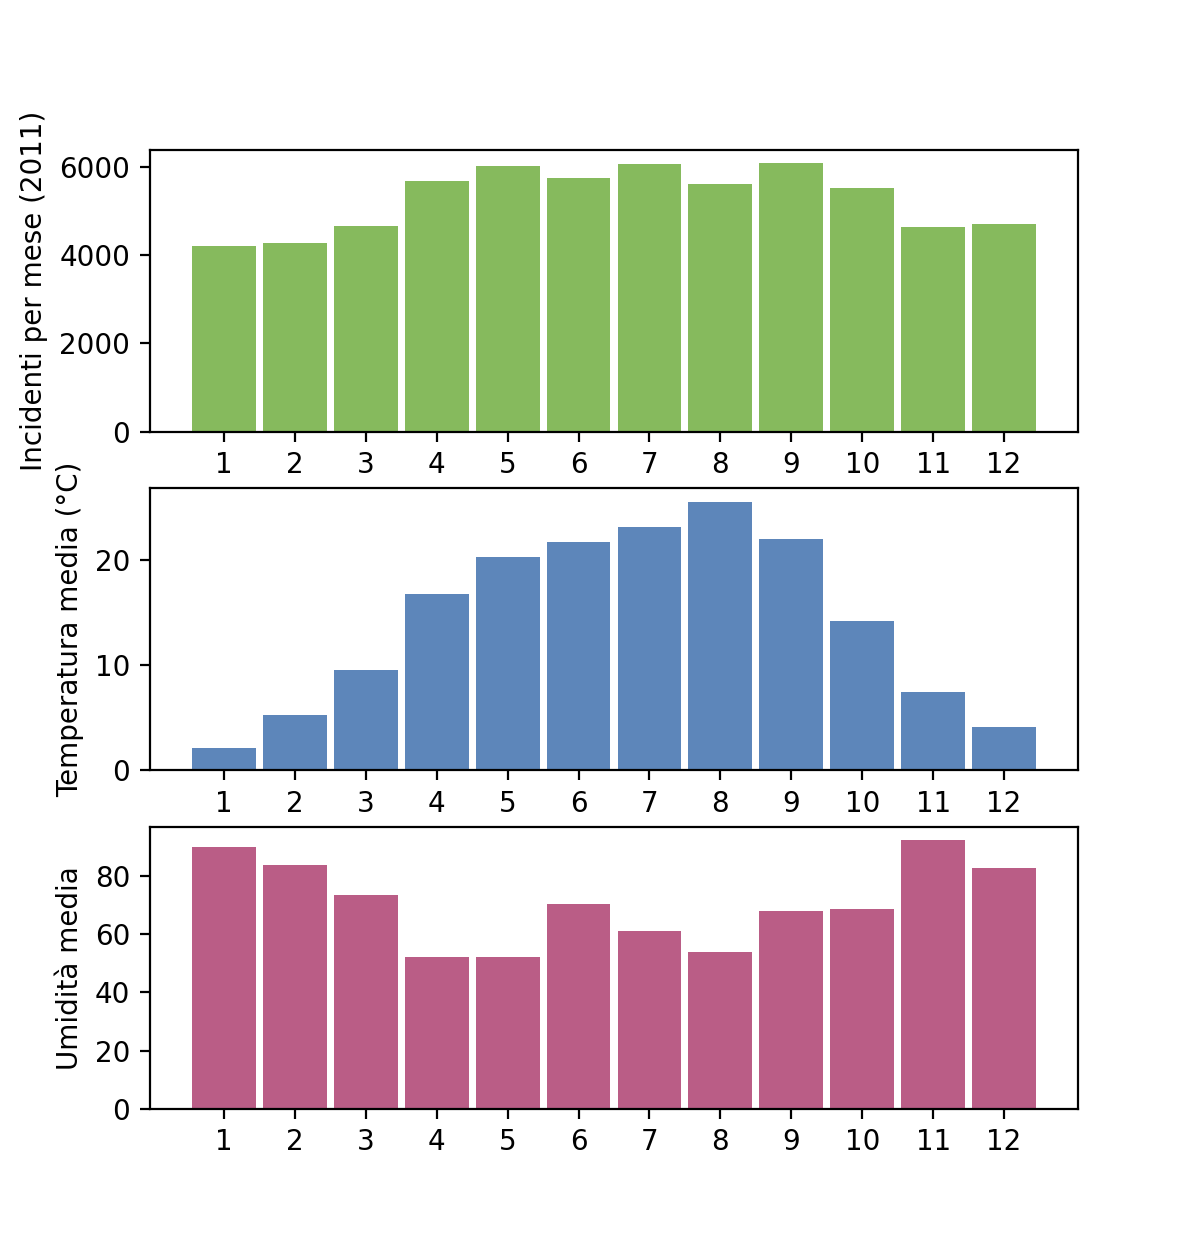

Python code for this plot:


import pandas as pd
import matplotlib.pyplot as plt
import sys
sys.path.append("src")
import meteo.meteo_generale_utils as mgu

incidenti = pd.read_csv("dataset/incidenti/istat/incidenti_2011.txt", sep="\t")

inc = pd.Series()
for m in incidenti['mese'].unique(): 
    inc = inc.append(pd.Series(len(incidenti[incidenti['mese'] == m]), index=[m]))

meteo = pd.read_csv("dataset/meteo/meteo_milano_generale_2008_2019.csv")
meteo_2010 = mgu.get_weather_by_year(meteo, 2011)

meteo_per_mese = pd.Series() 
for month in range(1,13): 
    media = mgu.get_weather_by_month(meteo_2010, month)['Temperature'].mean()
    meteo_per_mese = meteo_per_mese.append(pd.Series(media, index=[month]))

umid = pd.Series() 
for month in range(1,13): 
    media = mgu.get_weather_by_month(meteo_2010, month)['Humidity'].mean()
    umid = umid.append(pd.Series(media, index=[month]))

inc = inc.sort_index()
meteo_per_mese = meteo_per_mese.sort_index()

plt.subplot(311)
plt.bar(inc.index, inc, color='#96c176', width=0.9)
plt.ylabel("Incidenti per mese (2011)")
plt.xticks(range(1,13))

plt.subplot(312)
plt.ylabel("Temperatura media (°C)")
plt.bar(meteo_per_mese.index, meteo_per_mese, color='#7696c1', width=0.9)
plt.xticks(range(1,13))

plt.subplot(313)
plt.ylabel("Umidità media")
plt.bar(umid.index, umid, color='#c17696', width=0.9)
plt.xticks(range(1,13))
plt.show()
